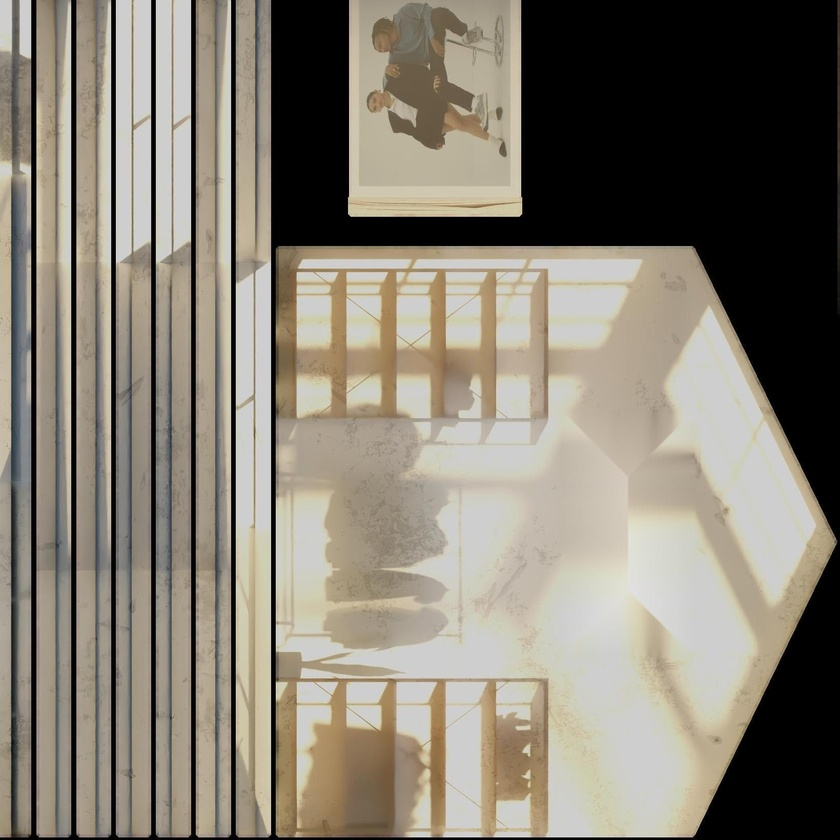
#> input picture assets/crop2.jpg, 840 x 840 px, shrunk from 1639 x 1639 before the run
$ python test_box.py
#> lines starting #> are read from the running program, lines starting #| are printed output that depends on the picture
from PIL import Image, ImageDraw

def test():
    img = Image.open('assets/crop2.jpg')
#> img is the input picture: PIL image 840x840 RGB; mean R, G, B 133.3, 127, 114.6
    draw = ImageDraw.Draw(img)
    w, h = img.size
#> w = 840; h = 840

    # Relative to this crop
    x0, y0 = int(0.68 * w), int(0.50 * h)
#> x0 = 571; y0 = 420
    x1, y1 = int(0.81 * w), int(0.77 * h)
#> x1 = 680; y1 = 646

    draw.rectangle([x0, y0, x1, y1], outline='red', width=5)
    img.save('assets/crop2_test.jpg')
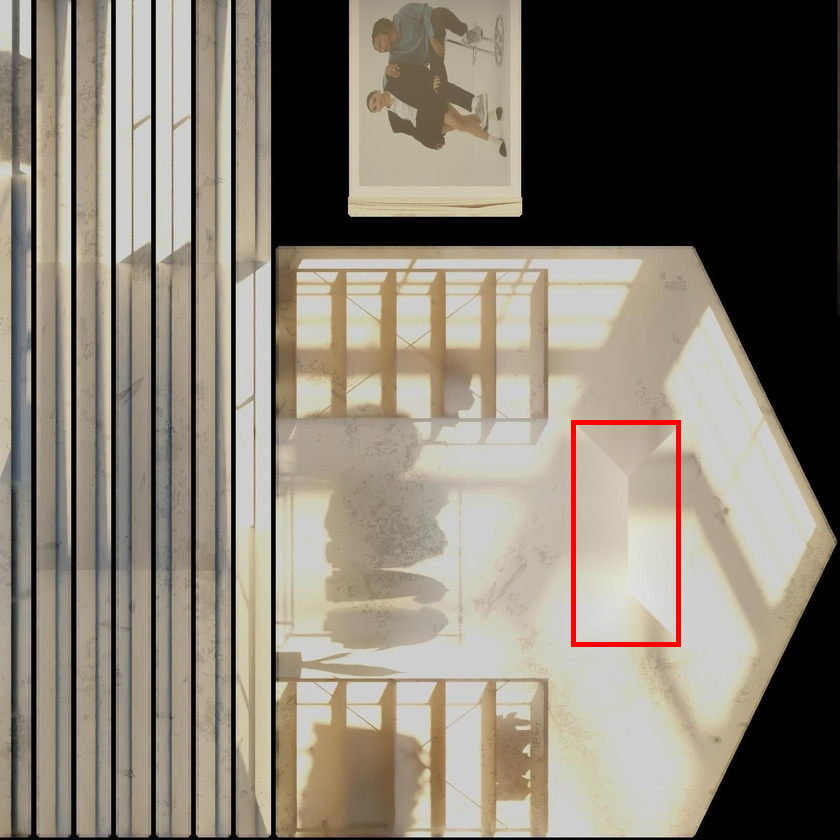
#> saved as crop2_test.jpg: PIL image 840x840 RGB; mean R, G, B 133.6, 126.1, 113.8
    print("Test saved.")

test()

$ run again, with assets/bottom_left.jpg copied over assets/crop2.jpg
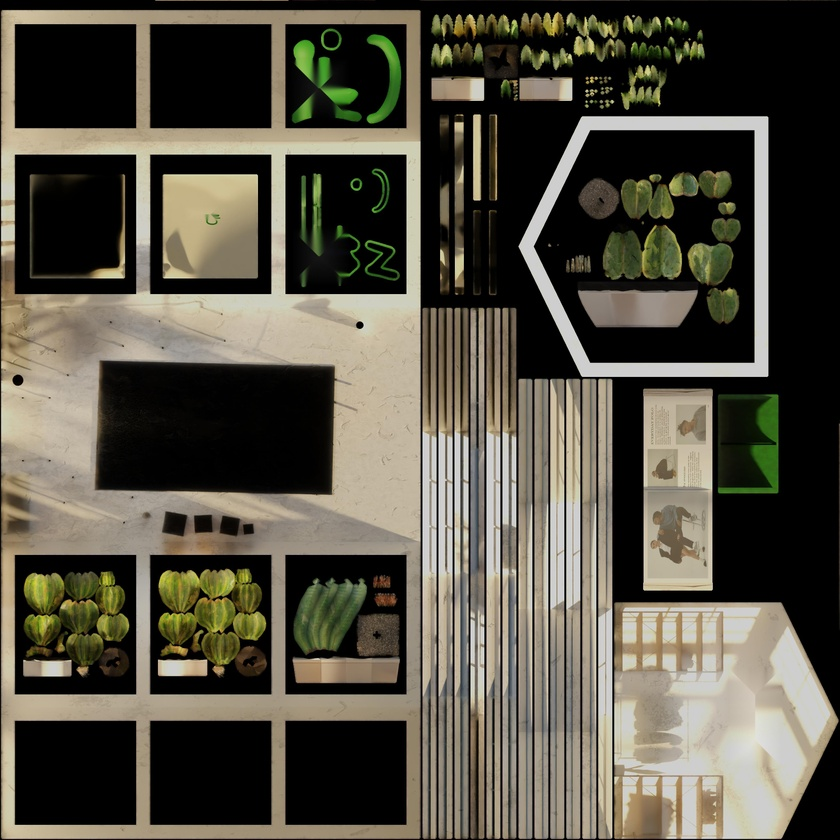
#> input picture assets/bottom_left.jpg, 840 x 840 px, shrunk from 4096 x 4096 before the run
#> in test, img is the input picture: PIL image 840x840 RGB; mean R, G, B 85.1, 81.1, 68.5
#> in test, `img.save('assets/crop2_test.jpg')`:
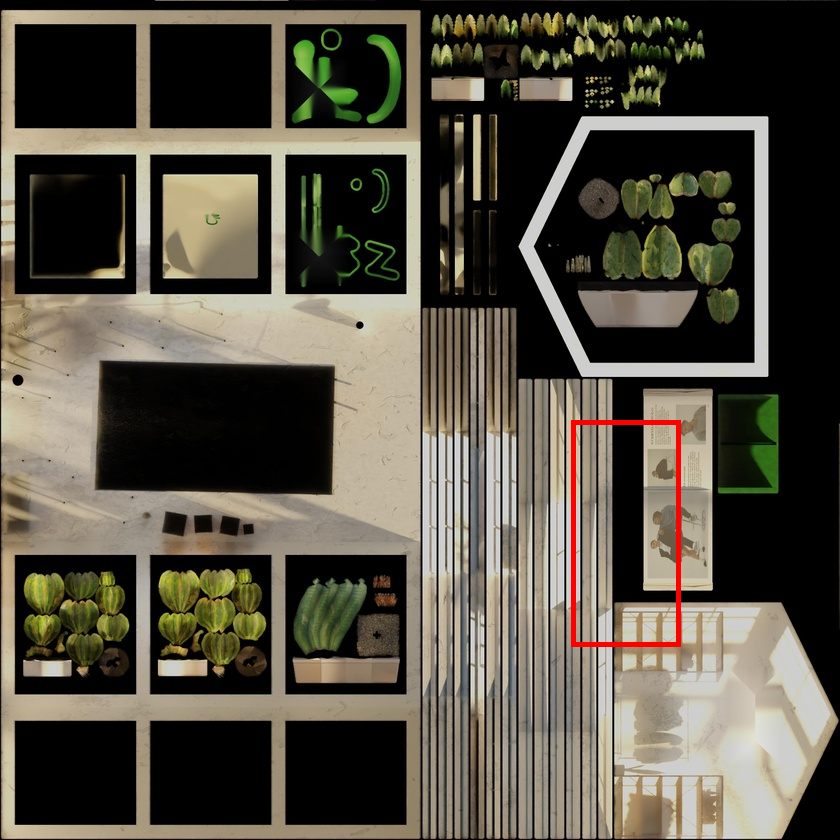
#> saved as crop2_test.jpg: PIL image 840x840 RGB; mean R, G, B 85.6, 80.4, 67.9

$ run again, with assets/perlin.png saved as assets/crop2.jpg
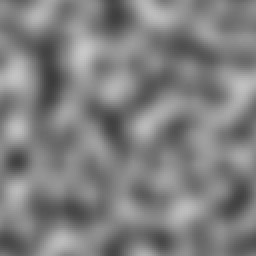
#> input picture assets/perlin.png, 128 x 128 px (shown 2 times larger)
#> in test, img is the input picture: PIL image 128x128 RGB; min 60, max 199, mean 127.5
#> in test, `img.save('assets/crop2_test.jpg')`:
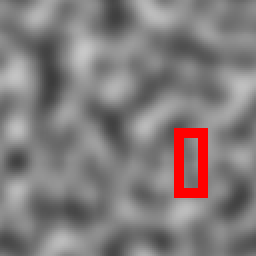
#> saved as crop2_test.jpg: PIL image 128x128 RGB (shown 2 times larger); mean R, G, B 130.6, 124.1, 124.1
